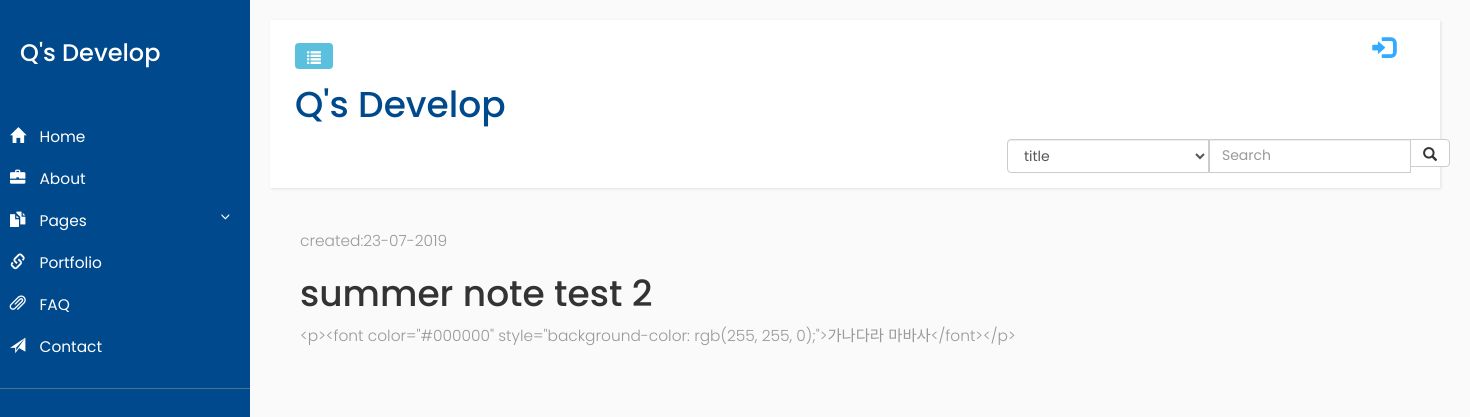
The app's page /draft/ with its own data.
### blog/models.py (models this page shows, shortened)
class Post(models.Model):
    author = models.ForeignKey('auth.User',on_delete=models.CASCADE,)
    title = models.CharField(max_length=200)
    text = models.TextField()
    category = models.CharField(max_length=200)
    created_date = models.DateTimeField(default = timezone.now)
    published_date = models.DateTimeField(blank = True, null=True)

### blog/views.py (the view)
# urls.py: path('draft/', views.post_draft_list, name ='post_draft_list'),
def post_draft_list(request):
    posts = Post.objects.filter(published_date__isnull=True).order_by('created_date')
    return render(request, 'blog/post_draft_list.html', {'posts':posts})

### blog/templates/blog/post_draft_list.html
{% extends 'blog/base.html' %}
{% block content %}
    {% for post in posts %}
        <div class = "post">
            <p class="date">created:{{ post.created_date | date:'d-m-Y'}}</p>
            <h1><a href="{% url 'blog:post_detail' pk=post.pk %}">{{ post.title}} </a></h1>
            <p>{{ post.text | truncatechars:200 }}</p>
        </div>
    {% endfor %}
{% endblock%}

### blog/static/blog/css/blog_frame.css (style rules this page uses)
body { font-family: 'Poppins', sans-serif; background: #fafafa; }
p { font-family: 'Poppins', sans-serif; font-size: 1.1em; font-weight: 300; line-height: 1.7em; color: #999; }
a, a:hover, a:focus { color: inherit; text-decoration: none; transition: all 0.3s; }

### records on screen
Post: created_date "23-07-2019", title "summer note test 2", text "<p><font color=\"#000000\" style=\"background-color: rgb(255, 255, 0);\">가나다라 마바사</font></p>"
